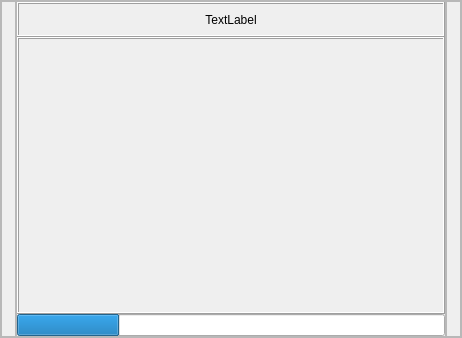
<?xml version="1.0" encoding="UTF-8"?>
<ui version="4.0">
 <class>Shell</class>
 <widget class="QWidget" name="Shell">
  <property name="geometry">
   <rect>
    <x>0</x>
    <y>0</y>
    <width>462</width>
    <height>338</height>
   </rect>
  </property>
  <property name="sizePolicy">
   <sizepolicy hsizetype="Expanding" vsizetype="Expanding">
    <horstretch>0</horstretch>
    <verstretch>0</verstretch>
   </sizepolicy>
  </property>
  <property name="baseSize">
   <size>
    <width>100</width>
    <height>70</height>
   </size>
  </property>
  <property name="contextMenuPolicy">
   <enum>Qt::CustomContextMenu</enum>
  </property>
  <property name="windowTitle">
   <string>Form</string>
  </property>
  <property name="autoFillBackground">
   <bool>true</bool>
  </property>
  <property name="styleSheet">
   <string notr="true">QWidget#Shell{
background-color:rgb(240, 240, 240)
border-radius:15px
}</string>
  </property>
  <layout class="QHBoxLayout" name="horizontalLayout_2">
   <property name="spacing">
    <number>0</number>
   </property>
   <property name="leftMargin">
    <number>0</number>
   </property>
   <property name="topMargin">
    <number>0</number>
   </property>
   <property name="rightMargin">
    <number>0</number>
   </property>
   <property name="bottomMargin">
    <number>0</number>
   </property>
   <item>
    <widget class="QFrame" name="frame">
     <property name="frameShape">
      <enum>QFrame::Box</enum>
     </property>
     <property name="frameShadow">
      <enum>QFrame::Raised</enum>
     </property>
     <property name="lineWidth">
      <number>0</number>
     </property>
     <property name="midLineWidth">
      <number>1</number>
     </property>
     <layout class="QHBoxLayout" name="horizontalLayout" stretch="2,6,2">
      <property name="spacing">
       <number>0</number>
      </property>
      <property name="leftMargin">
       <number>0</number>
      </property>
      <property name="topMargin">
       <number>0</number>
      </property>
      <property name="rightMargin">
       <number>0</number>
      </property>
      <property name="bottomMargin">
       <number>0</number>
      </property>
      <item>
       <widget class="QFrame" name="leftWidget">
        <property name="maximumSize">
         <size>
          <width>15</width>
          <height>16777215</height>
         </size>
        </property>
        <property name="frameShape">
         <enum>QFrame::StyledPanel</enum>
        </property>
        <property name="frameShadow">
         <enum>QFrame::Raised</enum>
        </property>
        <property name="lineWidth">
         <number>0</number>
        </property>
        <property name="midLineWidth">
         <number>1</number>
        </property>
       </widget>
      </item>
      <item>
       <widget class="QFrame" name="middleWidget">
        <property name="frameShape">
         <enum>QFrame::Box</enum>
        </property>
        <property name="frameShadow">
         <enum>QFrame::Raised</enum>
        </property>
        <property name="lineWidth">
         <number>0</number>
        </property>
        <property name="midLineWidth">
         <number>1</number>
        </property>
        <layout class="QVBoxLayout" name="verticalLayout" stretch="1,8,1">
         <property name="spacing">
          <number>0</number>
         </property>
         <property name="leftMargin">
          <number>0</number>
         </property>
         <property name="topMargin">
          <number>0</number>
         </property>
         <property name="rightMargin">
          <number>0</number>
         </property>
         <property name="bottomMargin">
          <number>0</number>
         </property>
         <item>
          <widget class="QFrame" name="titleFrame">
           <property name="frameShape">
            <enum>QFrame::Box</enum>
           </property>
           <property name="frameShadow">
            <enum>QFrame::Raised</enum>
           </property>
           <layout class="QVBoxLayout" name="verticalLayout_2">
            <property name="spacing">
             <number>0</number>
            </property>
            <property name="leftMargin">
             <number>0</number>
            </property>
            <property name="topMargin">
             <number>0</number>
            </property>
            <property name="rightMargin">
             <number>0</number>
            </property>
            <property name="bottomMargin">
             <number>0</number>
            </property>
            <item>
             <widget class="QLabel" name="titleLabel">
              <property name="autoFillBackground">
               <bool>true</bool>
              </property>
              <property name="text">
               <string>TextLabel</string>
              </property>
              <property name="alignment">
               <set>Qt::AlignCenter</set>
              </property>
             </widget>
            </item>
           </layout>
          </widget>
         </item>
         <item>
          <widget class="QFrame" name="centralFrame">
           <property name="frameShape">
            <enum>QFrame::Box</enum>
           </property>
           <property name="frameShadow">
            <enum>QFrame::Raised</enum>
           </property>
           <property name="lineWidth">
            <number>1</number>
           </property>
           <layout class="QGridLayout" name="gridLayout">
            <property name="leftMargin">
             <number>2</number>
            </property>
            <property name="topMargin">
             <number>2</number>
            </property>
            <property name="rightMargin">
             <number>2</number>
            </property>
            <property name="bottomMargin">
             <number>2</number>
            </property>
           </layout>
          </widget>
         </item>
         <item>
          <widget class="QProgressBar" name="progressBar">
           <property name="enabled">
            <bool>true</bool>
           </property>
           <property name="toolTip">
            <string>20</string>
           </property>
           <property name="toolTipDuration">
            <number>1000</number>
           </property>
           <property name="value">
            <number>24</number>
           </property>
           <property name="textVisible">
            <bool>false</bool>
           </property>
          </widget>
         </item>
        </layout>
       </widget>
      </item>
      <item>
       <widget class="QFrame" name="rightWidget">
        <property name="maximumSize">
         <size>
          <width>15</width>
          <height>16777215</height>
         </size>
        </property>
        <property name="styleSheet">
         <string notr="true">QFrame#frame{
background-color:#0f00f0
}</string>
        </property>
        <property name="frameShape">
         <enum>QFrame::StyledPanel</enum>
        </property>
        <property name="frameShadow">
         <enum>QFrame::Raised</enum>
        </property>
        <property name="lineWidth">
         <number>0</number>
        </property>
        <property name="midLineWidth">
         <number>1</number>
        </property>
       </widget>
      </item>
     </layout>
    </widget>
   </item>
  </layout>
 </widget>
 <resources/>
 <connections/>
</ui>
